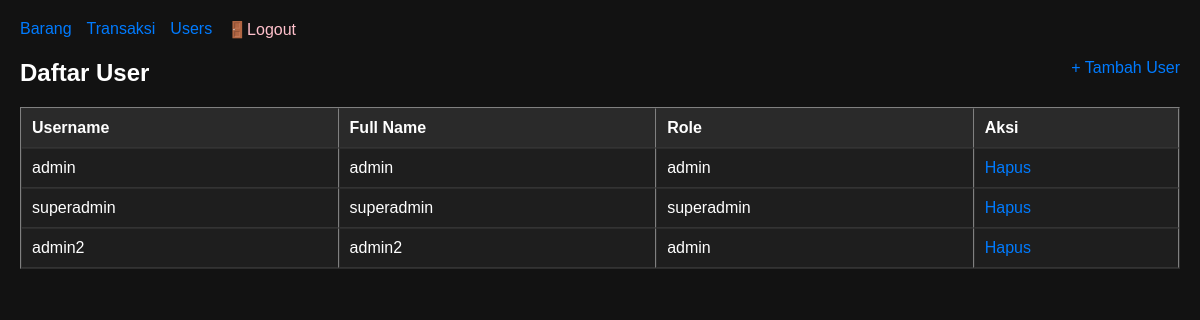
The app's page /users.php (signed in) with its own data.
### tables this page shows
CREATE TABLE `users` (
  `id` int(11) NOT NULL,
  `username` varchar(50) NOT NULL,
  `fullname` varchar(50) NOT NULL,
  `password` text NOT NULL,
  `created_at` timestamp NOT NULL DEFAULT current_timestamp(),
  `role` enum('admin','superadmin') DEFAULT 'admin'
);

### fungsi.php (called while the page is built, shortened)
<?php
function isLoggedIn()
{
    return isset($_SESSION['user_id']);
}
function isSuperAdmin()
{
    return isLoggedIn() && $_SESSION['user_role'] === 'superadmin';
}

### users.php (the view, shortened to what this page needs)
<?php
include 'fungsi.php';
$users = $koneksi->query("SELECT * FROM users")->fetch_all(MYSQLI_ASSOC);
?>
<!DOCTYPE html>
<html lang="id">
<head>
    <link rel="stylesheet" href="style.css">
</head>
<body>
    <div>
        <nav style="display: flex; gap: 15px;">
            <a href="index.php">Barang</a>
            <a href="transaksi.php">Transaksi</a>
            <?php if (isSuperAdmin()): ?>
                <a href="users.php">Users</a>
            <?php endif; ?>
            <a href="logout.php" style="color: pink;">🚪Logout</a>
        </nav>
        <div style="display: flex; justify-content: space-between; margin: 20px 0;">
            <h2>Daftar User</h2>
            <a href="form_user.php">+ Tambah User</a>
        </div>
        <table border="1" cellpadding="10" cellspacing="0">
            <thead>
                <tr>
                    <th>Username</th>
                    <th>Full Name</th>
                    <th>Role</th>
                    <th>Aksi</th>
                </tr>
            </thead>
            <tbody>
                <?php foreach ($users as $user): ?>
                    <tr>
                        <td><?= $user['username'] ?></td>
                        <td><?= $user['fullname'] ?></td>
                        <td><?= $user['role'] ?></td>
                        <td>
                            <a href="users.php?delete_id=<?= $user['id'] ?>" onclick="return confirm('Hapus?')">Hapus</a>
                        </td>
                    </tr>
                <?php endforeach; ?>
            </tbody>
        </table>
    </div>
</body>
</html>

### style.css (style rules this page uses)
* { box-sizing: border-box; margin: 0; padding: 0; }
body { font-family: Arial, sans-serif; background-color: #121212; color: #ffffff; margin: 0; padding: 20px; }
h2 { color: #ffffff; }
table { width: 100%; border-collapse: separate; margin-top: 20px; background-color: #1e1e1e; }
th, td { padding: 10px; text-align: left; border-bottom: 1px solid #333; }
th { background-color: #2a2a2a; color: #ffffff; }
a { color: #007bff; text-decoration: none; }
div { max-width: 1200px; margin: 0 auto; }

### records on screen
users: username "admin", fullname "admin", role "admin"
users: username "superadmin", fullname "superadmin", role "superadmin"
users: username "admin2", fullname "admin2", role "admin"
